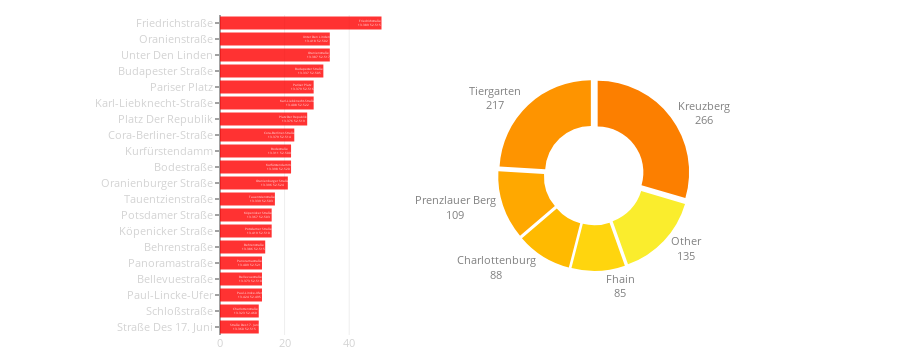

The notebook cell saved with this chart:
### Code cell
def street_area_combine_plot(streets_barchart_y, 
                             streets_barchart_x,
                             lat, lon,
                             areas_barchart_values, 
                             areas_piechart_labels):    
    HOLE = 0.5
    PULL = 0.05
    PIE_AREA_X = [0.1, 1.0]
    PIE_AREA_Y = [0.2, 0.8]
    BAR_CHART_OPACITY = 0.8
    BAR_CHART_COLOR = 'red'
    BAR_CHART_CM = "Wistia"
    BAR_CHART_LEGEND_X = 0.55
    BAR_CHART_LEGEND_Y = 0.0
    
    TICK_LEN = 4
    PLOT_HEIGHT = 350
    PLOT_WIDTH = 900
    BAR_CHART_AREA_X = [0, 0.25]
    BAR_CHART_AREA_Y = [0, 1.0]
    MARGIN = go.layout.Margin(l=220, t=15, b=15, r=0)
    
    BAR_CHART_FONT_COLOR = 'lightgrey'
    BAR_CHART_FONT_SIZE = 11
    PIE_CHART_FONT_COLOR = 'grey'
    PIE_CHART_FONT_SIZE = 11
    
    MIN_COLOR_VALUE = 0.2
    MAX_COLOR_VALUE = 1.0
    
    colormap = matplotlib.cm.get_cmap(BAR_CHART_CM)
    
    norm_val = np.linspace(MAX_COLOR_VALUE, 
                           MIN_COLOR_VALUE, 
                           len(areas_barchart_values))
    
    pieces_colors = list(map(lambda x: 
                             matplotlib.colors.rgb2hex(colormap(x)), 
                             norm_val))
    
    round3 = lambda x: round(float(x), 3)
    hover_format = lambda x, y, z: "{}<br>{:.3f} {:.3f}".format(x, round3(y), round3(z))
    bar_hover = list(map(hover_format, streets, lat, lon))
    
    data = [go.Bar(y=streets_barchart_y,
                    x=streets_barchart_x,
                    marker=dict(color=BAR_CHART_COLOR), 
                    orientation='h',
                    text=bar_hover,
                    hoverinfo='text',
                    opacity=BAR_CHART_OPACITY, 
                    showlegend=False),

            go.Pie(values=areas_barchart_values,
                    labels=areas_piechart_labels,
                    domain=dict(x=PIE_AREA_X, y=PIE_AREA_Y),
                    hoverinfo="label+percent+value",
                    textinfo='label+value', 
                    textposition='outside',
                    hole=HOLE,
                    sort=False,
                    textfont=dict(size=PIE_CHART_FONT_SIZE, 
                                  color=PIE_CHART_FONT_COLOR),
                    marker=dict(colors=pieces_colors), 
                    pull=PULL)]
    
    layout = go.Layout(height=PLOT_HEIGHT, width=PLOT_WIDTH,
                       showlegend=False, 
                       margin=MARGIN, 
                       hovermode='closest',
                       xaxis=dict(domain=BAR_CHART_AREA_X, 
                                  tickfont=dict(color=BAR_CHART_FONT_COLOR,
                                                size=BAR_CHART_FONT_SIZE)),
                       yaxis=dict(domain=BAR_CHART_AREA_Y, 
                                  autorange="reversed", 
                                  ticklen=TICK_LEN, 
                                  tickfont=dict(size=BAR_CHART_FONT_SIZE, 
                                                color=BAR_CHART_FONT_COLOR)))
    fig = go.Figure(data=data, layout=layout)
    py.iplot(fig, show_link=False)

    
N_AREAS_VISUALIZED = 5
N_STREETS_VISUALIZED = 20
OTHER_LABEL = "Other"

streets_table_shrinked = streets_table[:N_STREETS_VISUALIZED]
area_activity_shrinked = area_activity[:N_AREAS_VISUALIZED] + [sum(area_activity[N_AREAS_VISUALIZED+1:])]
areas_labels_shrinked = areas[:N_AREAS_VISUALIZED] + [OTHER_LABEL]

street_area_combine_plot(streets_table_shrinked[STREET_COLUMN],
                         streets_table_shrinked['counter'],
                         streets_table_shrinked['latitude'],
                         streets_table_shrinked['longtitude'],
                         area_activity_shrinked,
                         areas_labels_shrinked)

### Figure 1 — Plotly figure (JSON) as saved in the notebook; plotly's stock layout.template omitted (floating-point values rounded to 4 significant figures)
{"data": [{"hoverinfo": "text", "marker": {"color": "red"}, "opacity": 0.8, "orientation": "h", "showlegend": false, "text": ["Friedrichstraße<br>13.389 52.515", "Unter Den Linden<br>13.418 52.502", "Oranienstraße<br>13.387 52.517", "Budapester Straße<br>13.337 52.505", "Pariser Platz<br>13.379 52.516", "Karl-Liebknecht-Straße<br>13.408 52.522", "Platz Der Republik<br>13.376 52.519", "Cora-Berliner-Straße<br>13.379 52.514", "Bodestraße<br>13.311 52.500", "Kurfürstendamm<br>13.398 52.520", "Oranienburger Straße<br>13.396 52.524", "Tauentzienstraße<br>13.339 52.503", "Köpenicker Straße<br>13.367 52.503", "Potsdamer Straße<br>13.419 52.510", "Behrenstraße<br>13.386 52.515", "Panoramastraße<br>13.409 52.521", "Bellevuestraße<br>13.373 52.510", "Paul-Lincke-Ufer<br>13.424 52.495", "Charlottenstraße<br>13.323 52.460", "Straße Des 17. Juni<br>13.360 52.515"], "type": "bar", "uid": "49bd87ac-23ac-11e9-86a1-3c15c2cf2370", "x": [50, 34, 34, 32, 29, 29, 27, 23, 22, 22, 21, 17, 16, 16, 14, 13, 13, 13, 12, 12], "y": ["Friedrichstraße", "Oranienstraße", "Unter Den Linden", "Budapester Straße", "Pariser Platz", "Karl-Liebknecht-Straße", "Platz Der Republik", "Cora-Berliner-Straße", "Kurfürstendamm", "Bodestraße", "Oranienburger Straße", "Tauentzienstraße", "Potsdamer Straße", "Köpenicker Straße", "Behrenstraße", "Panoramastraße", "Bellevuestraße", "Paul-Lincke-Ufer", "Schloßstraße", "Straße Des 17. Juni"]}, {"domain": {"x": [0.1, 1], "y": [0.2, 0.8]}, "hole": 0.5, "hoverinfo": "label+percent+value", "labels": ["Kreuzberg", "Tiergarten", "Prenzlauer Berg", "Charlottenburg", "Fhain", "Other"], "marker": {"colors": ["#fc7f00", "#fe9400", "#ffa800", "#ffba00", "#ffd50e", "#faed2d"]}, "pull": 0.05, "sort": false, "textfont": {"color": "grey", "size": 11}, "textinfo": "label+value", "textposition": "outside", "type": "pie", "uid": "49bd8a5e-23ac-11e9-8e6f-3c15c2cf2370", "values": [266, 217, 109, 88, 85, 135]}], "layout": {"height": 350, "hovermode": "closest", "margin": {"b": 15, "l": 220, "r": 0, "t": 15}, "showlegend": false, "width": 900, "xaxis": {"domain": [0, 0.25], "tickfont": {"color": "lightgrey", "size": 11}}, "yaxis": {"autorange": "reversed", "domain": [0, 1], "tickfont": {"color": "lightgrey", "size": 11}, "ticklen": 4}}}
